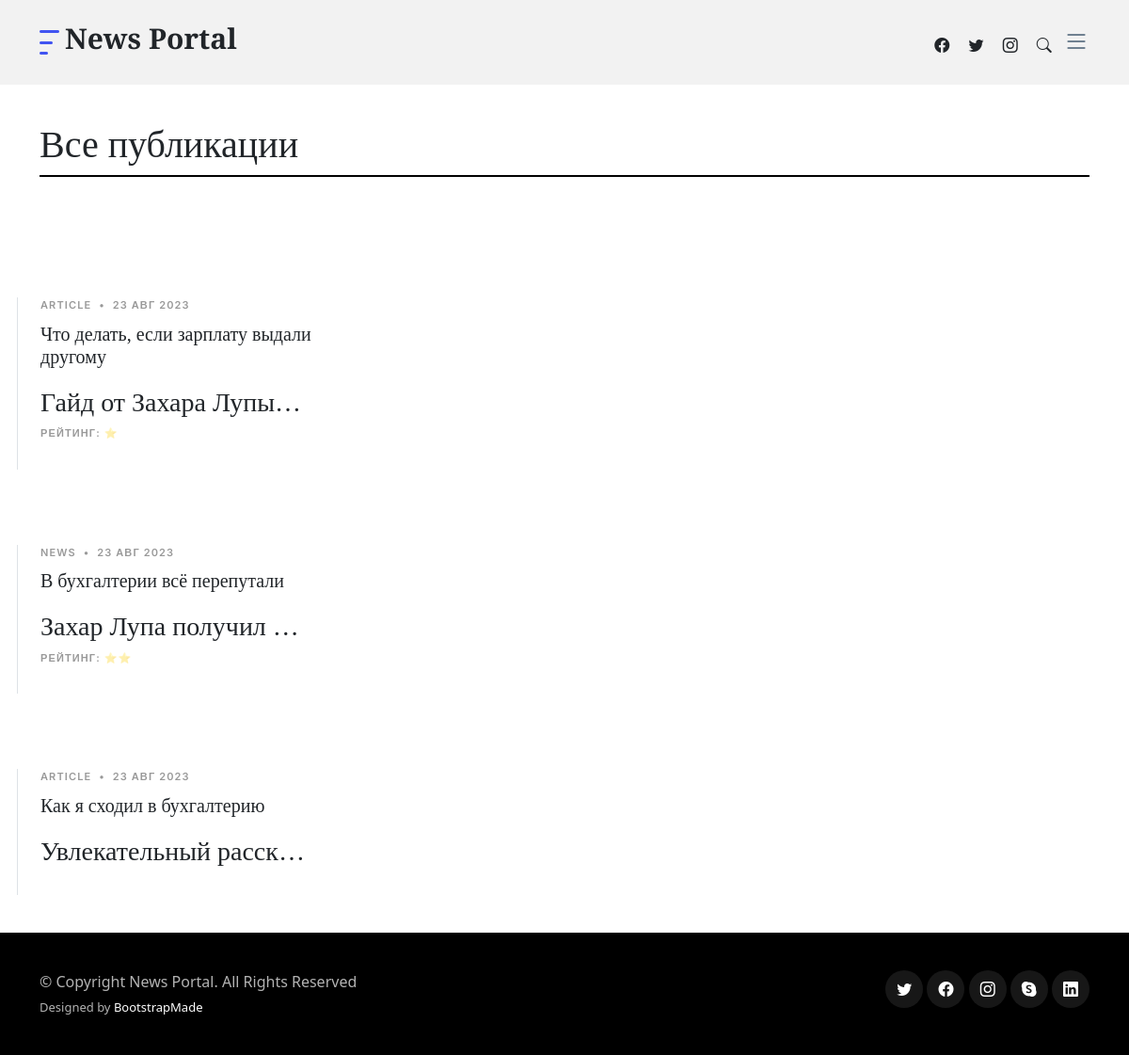
The page /news/ on the database as committed earlier.
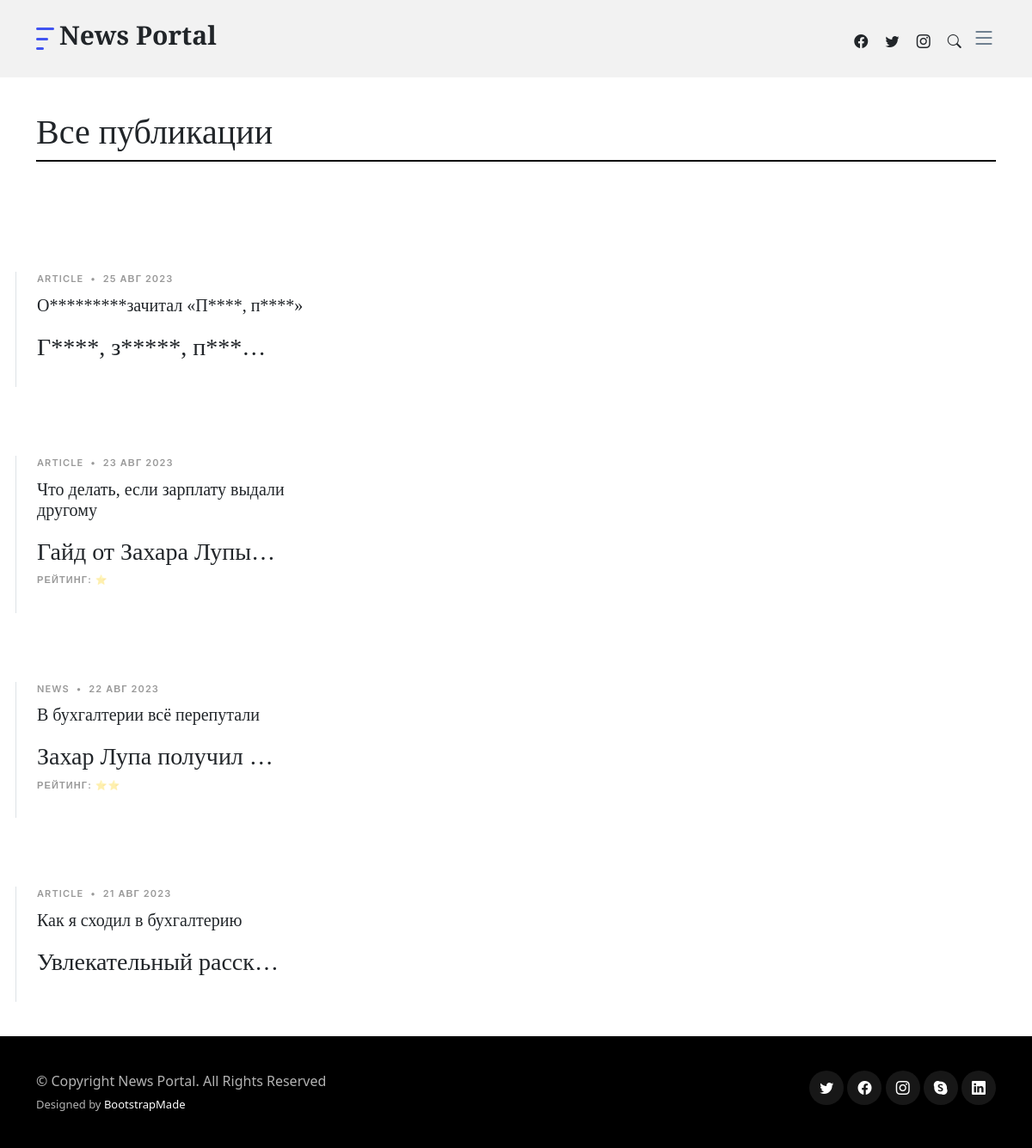
The same page on the database as committed later.
### news/models.py (models this page shows, shortened)
class Post(models.Model):
    author = models.ForeignKey(Author, on_delete=models.CASCADE, verbose_name="author", related_name="posts")
    POST_TYPES = [('article', 'Статья'), ('news', 'Новость')]
    post_type = models.CharField(choices=POST_TYPES, max_length=7, default='article')
    created_at = models.DateTimeField(auto_now_add=True)
    category = models.ManyToManyField(Category, through='PostCategory')
    title = models.CharField(max_length=255)
    text = models.TextField()
    rating = models.IntegerField(default=0)

### news/views.py (the view)
# urls.py: path('news/', views.PostList.as_view()),
class PostList(ListView):
    model = Post
    ordering = '-created_at'
    template_name = 'posts.html'
    context_object_name = 'posts'

### news/templatetags/pro_filters.py (called while the page is built)
@register.filter()
def pretty_rating(value, param='&#x2B50;'):
    return value * param

### news/templatetags/pro_tags.py (called while the page is built)
@register.simple_tag()
def header(title='Привет!'):
    section = f'<section class="category-section"><div class="container" data-aos="fade-up"><div class="section-header d-flex justify-content-between align-items-center mb-5"><h1>{title}</h1></div></div></section>'
    return section

### templates/posts.html (shortened to what this page needs)
{% extends 'default.html' %}
{% load pro_filters %}
{% load pro_tags %}
{% block content %}
    {% autoescape off %}{% header "Все публикации" %}{% endautoescape  %}
    {% if posts %}
        {% for post in posts %}
        <section id="posts" class="posts">
            <div class="container" data-aos="fade-up">
                <div class="row g-5">
                    <div class="col-lg-4 border-start custom-border">
                        <div class="post-entry-1">
                            <div class="post-meta"><span>{{ post.post_type }}</span> <span class="mx-1">&bullet;</span> <span>{{ post.created_at|date:'d M Y' }}</span></div>
                            <a href="/news/{{ post.pk }}"><h2>{{ post.title|censor }}</h2></a>
                            <a href="/news/{{ post.pk }}"><h3>{{ post.text|censor|truncatechars:20 }}</h3></a>
                            {% if post.rating %}
                                <div class="post-meta"><span>Рейтинг: {{ post.rating|pretty_rating|safe }}</span></div>
                            {% endif %}
                            </div>
                        </div>
                    </div>
                </div>
            </section>
        {% endfor %}
    {% endif %}
{% endblock %}

Rows that differ between the two databases and show on the page:
added Post: post_type "ARTICLE", created_at "25 АВГ 2023", title|censor "O*********зачитал «П****, п****»", text|censor "Г****, з*****, п***…"
changed Post "В бухгалтерии всё перепутали": created_at "23 АВГ 2023" → "22 АВГ 2023"
changed Post "Как я сходил в бухгалтерию": created_at "23 АВГ 2023" → "21 АВГ 2023"
